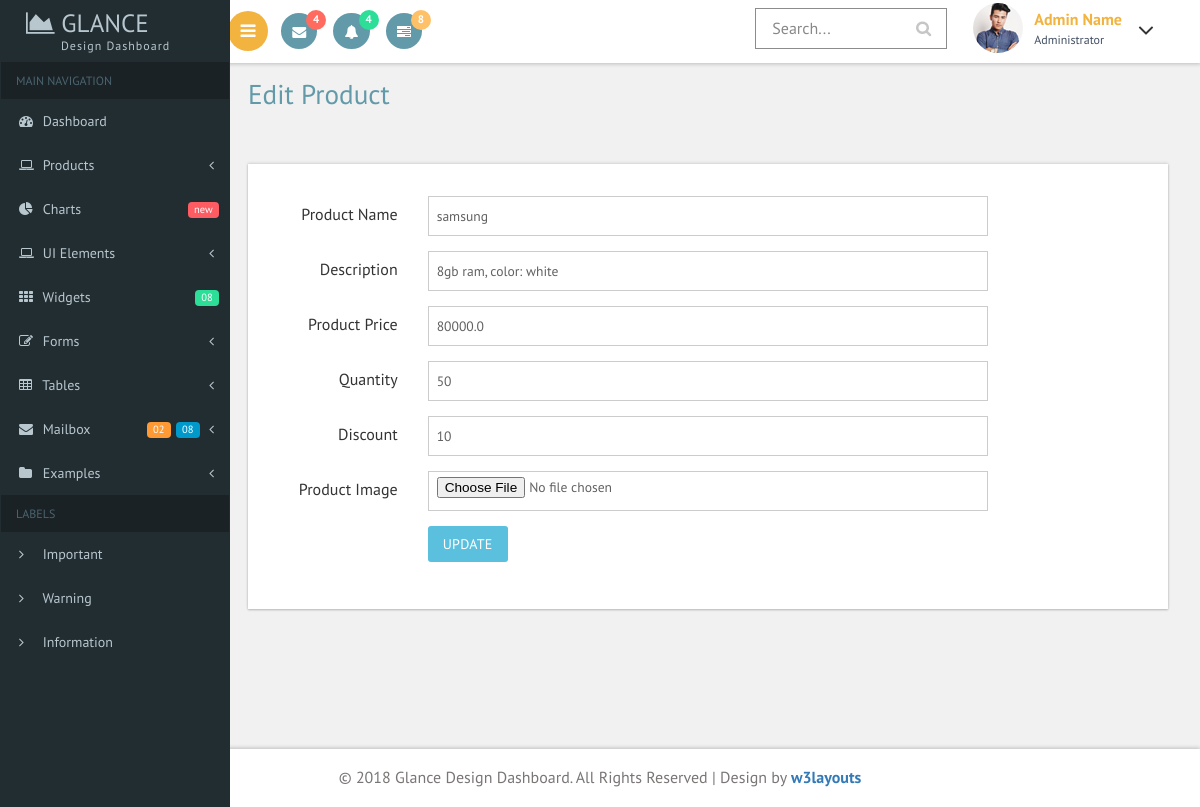
/seller/edit/50, run on the app's committed database.
### seller/models.py (models this page shows, shortened)
class Product(models.Model):
    seller = models.ForeignKey(Seller,on_delete=models.CASCADE)  # Foreignkey
    name = models.CharField(max_length=50)
    des = models.TextField()
    price = models.FloatField()
    quantity = models.IntegerField(default=0)
    discount = models.IntegerField()
    pic = models.FileField(upload_to='products',default='avtar.png')
    discountedprice = models.FloatField(blank=True,null=True)

### seller/views.py (the view, shortened to what this page needs)
# urls.py: path('edit/<int:pid>',views.edit,name='edit'),
def edit(request,pid):
    productobj=Product.objects.get(id=pid)  # to recieve product from pid
    return render(request,'seller-editproduct.html',{'productitem':productobj})

### seller/templates/seller-editproduct.html (shortened to what this page needs)
{% extends 'seller-header.html' %}
{% load static %}
{% block content %}
<div class="forms">
    <h2 class="title1">Edit Product</h2>
    <div class="row">
        <div class="form-three widget-shadow">
            <form class="form-horizontal" method="post">
                <div class="form-group">
                    <label for="focusedinput" class="col-sm-2 control-label">Product Name</label>
                    <div class="col-sm-8">
                        <input type="text" class="form-control1" id="focusedinput" name="pname" value="{{productitem.name}}" placeholder="Default Input">
                    </div>
                </div>
                <div class="form-group">
                    <label for="focusedinput" class="col-sm-2 control-label">Description</label>
                    <div class="col-sm-8">
                        <input type="text" class="form-control1" id="focusedinput" name="desc" value="{{productitem.des}}" placeholder="Default Input">
                    </div>
                </div>
                <div class="form-group">
                    <label for="focusedinput" class="col-sm-2 control-label">Product Price</label>
                    <div class="col-sm-8">
                        <input type="text" class="form-control1" id="focusedinput" name="price"  value="{{productitem.price}}" placeholder="Default Input">
                    </div>
                </div>
                <div class="form-group">
                    <label for="focusedinput" class="col-sm-2 control-label">Quantity</label>
                    <div class="col-sm-8">
                        <input type="text" class="form-control1" id="focusedinput" name="quantity" value="{{productitem.quantity}}" placeholder="Default Input">
                    </div>
                </div>
                <div class="form-group">
                    <label for="focusedinput" class="col-sm-2 control-label">Discount</label>
                    <div class="col-sm-8">
                        <input type="text" class="form-control1" id="focusedinput" name="discount" value="{{productitem.discount}}" placeholder="Default Input">
                    </div>
                </div>
                <div class="form-group">
                    <label for="focusedinput" class="col-sm-2 control-label">Product Image</label>
                    <div class="col-sm-8">
                        <input type="file" class="form-control1" id="focusedinput" name="img" placeholder="Default Input">
                    </div>
                </div>
                <div class="form-group">
                    <label for="inputPassword" class="col-sm-2 control-label"></label>
                    <div class="col-sm-8">
                        <input type="submit" class="btn btn-info" value="Update">
                    </div>
                </div>
            </form>
        </div>
    </div>
</div>
{% endblock %}

### data on the page
Product: pname "samsung", desc "8gb ram, color: white", price "80000.0", quantity "50", discount "10"
